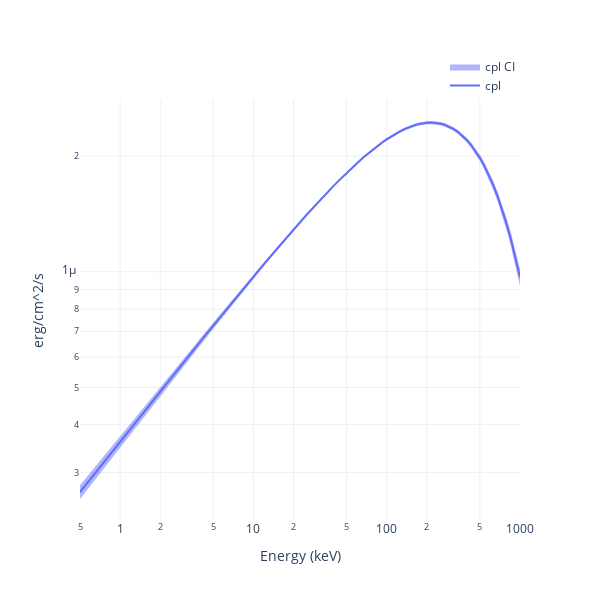

The code cell stored with this chart in its notebook:
### Code cell
earr = np.logspace(np.log10(0.5), 3, 100)

modelplot = Plot.model(ploter='plotly', style='vFv', CI=True)
fig = modelplot.add_model(model, E=earr, show=True)
fig.write_html('quickstart/model.html')
